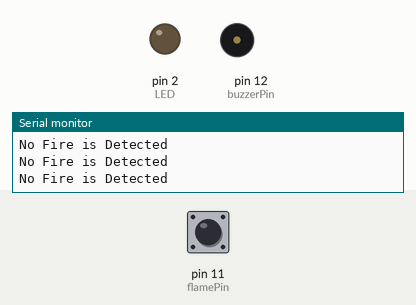
Recording of a sketch running on a simulated Arduino Nano, built with avr-gcc and run on an emulated ATmega328P. On the bench: output pins drawn as LEDs (lit = HIGH), buzzer (waves = sounding, pin HIGH), the last lines printed to the serial monitor. Dashed ring = blinking. The test bench sets the inputs (shaded band); at power-on: pin 11 (flamePin) HIGH.

Above: at 1.2 s.
1.3 s: pin 11 (flamePin) driven LOW
At 2.5 s:
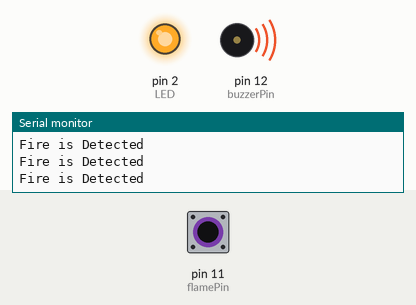
2.8 s: pin 11 (flamePin) driven HIGH
At 4.0 s:
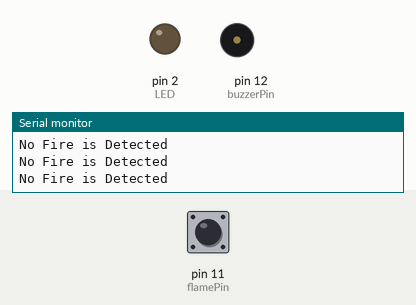
4.3 s: pin 11 (flamePin) pulsed LOW 2 times (0.12 s each, 0.3 s apart)
At 4.68 s:
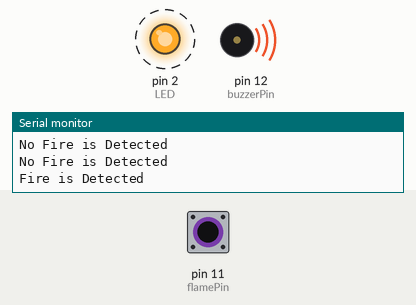
7.9 s: pin 11 (flamePin) pulsed LOW 5 times (0.12 s each, 0.3 s apart)
At 10.5 s:
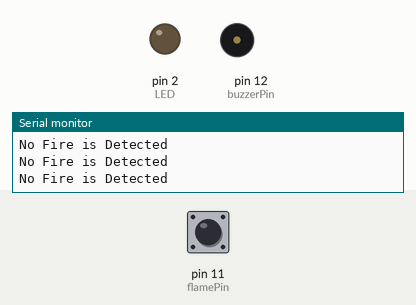
Timing chart, 0 to 12.0 s (numbered marks = the images above; inputs shaded):
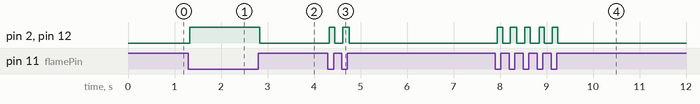

Measured:
- after the input at 1.3 s, pin 2 (LED), pin 12 (buzzerPin): LOW → HIGH at once
- after the input at 2.8 s, pin 2 (LED), pin 12 (buzzerPin): HIGH → LOW at once
- after the input at 4.3 s, pin 2 (LED), pin 12 (buzzerPin): alternates HIGH for 0.12 s and LOW for 0.17 s, 4 changes in all, then stays LOW, starting at once
- after the input at 7.9 s, pin 2 (LED), pin 12 (buzzerPin): alternates HIGH for 0.12 s and LOW for 0.17 s, 10 changes in all, then stays LOW, starting at once

The sketch:

Fire_detction__2_.ino
```cpp
/* _______________________________fire Detector___________________________________________________*/

#define buzzerPin 12                      //buzzer pin connecetd to pin 11 of Arduino Nano
#define LED 2                             //LED pin connecetd to pin 2 of Arduino Nano
#define flamePin 11                       //falme sensor  pin conneceted to pin 2 of Arduino Nano
#define flamepinanalog A0                 //falme sensor pin connected to analog pin A0 of arduino nano
 void setup()
{
  pinMode(buzzerPin, OUTPUT);            //Set buzzer as OUTPUT device
  pinMode(LED,OUTPUT);                   //Set LED as OUTPUT device
  pinMode(flamePin, INPUT);              //set Flamesensor as INPUT device
  Serial.begin(9600);                    // Initiate a serial communication with baud rate of 9600

}
void loop() {
 int Flame = digitalRead(flamePin);
  if (Flame== LOW) {                      //if Fire is detected
    Serial.println("Fire is Detected");
    digitalWrite(buzzerPin, HIGH);       // turns the buzzer on
    digitalWrite(LED, HIGH);             // turns the LED on
     }
   else
  {
    Serial.println("No Fire is Detected");
    digitalWrite(buzzerPin, LOW);        // turns the buzzer off
    digitalWrite(LED,LOW);               // turns the LED off
  }
}
```
